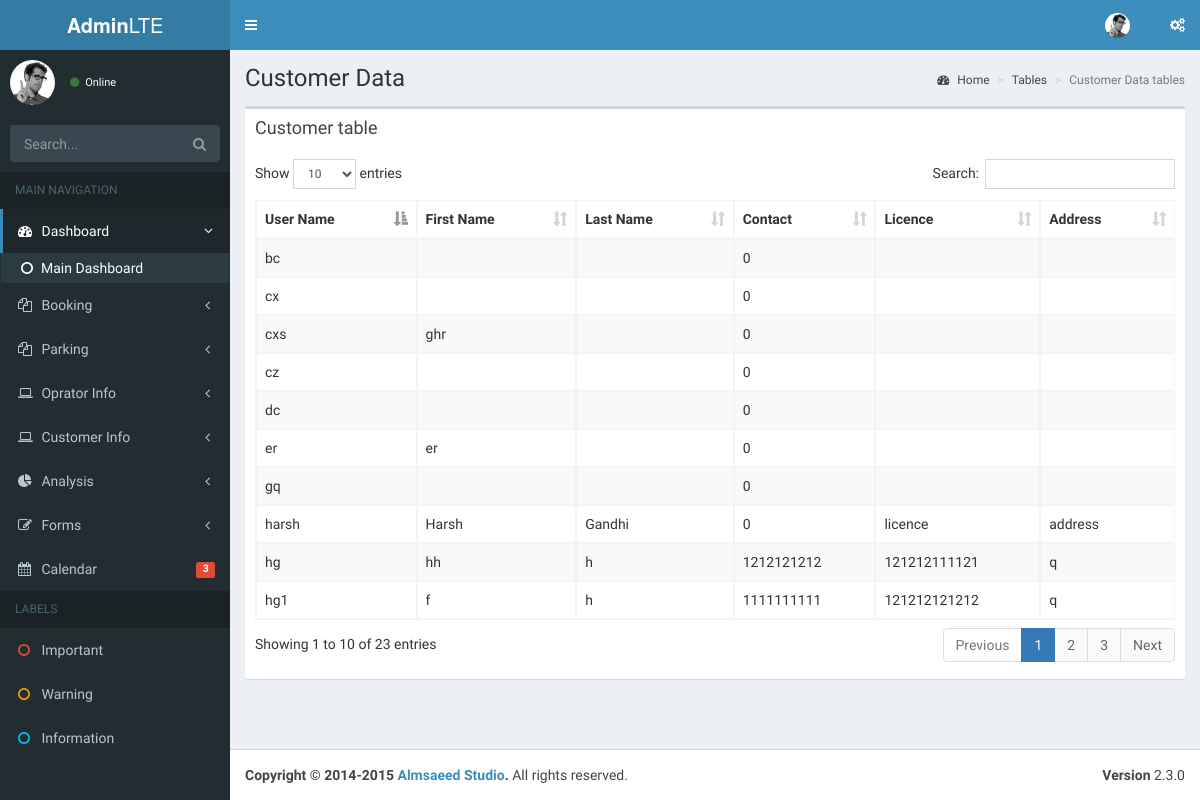
Page /park/customer.php on the committed database.
### tables this page shows
CREATE TABLE `normal_user` (
  `username` varchar(15) NOT NULL,
  `first_name` varchar(15) NOT NULL,
  `last_name` varchar(15) NOT NULL,
  `contact` int(10) NOT NULL,
  `licence_number` varchar(16) NOT NULL,
  `address` varchar(50) NOT NULL,
  `OTP` int(6) NOT NULL
);

### park/customer.php (the view, shortened to what this page needs)
<?php
   include_once("../config/config.php");
?>
<!DOCTYPE html>
<html>
  <head>
    <link rel="stylesheet" href="bootstrap/css/bootstrap.min.css">
    <link rel="stylesheet" href="https://maxcdn.bootstrapcdn.com/font-awesome/4.4.0/css/font-awesome.min.css">
    <link rel="stylesheet" href="https://code.ionicframework.com/ionicons/2.0.1/css/ionicons.min.css">
    <link rel="stylesheet" href="plugins/datatables/dataTables.bootstrap.css">
    <link rel="stylesheet" href="dist/css/AdminLTE.min.css">
    <link rel="stylesheet" href="dist/css/skins/_all-skins.min.css">
  </head>
  <body class="hold-transition skin-blue sidebar-mini">
    <div class="wrapper">
      <header class="main-header">
        <a href="../../index2.html" class="logo">
          <span class="logo-lg"><b>Admin</b>LTE</span>
        </a>
        <nav class="navbar navbar-static-top" role="navigation">
          <a href="#" class="sidebar-toggle" data-toggle="offcanvas" role="button">
          </a>
          <div class="navbar-custom-menu">
            <ul class="nav navbar-nav">
              <li class="dropdown user user-menu">
                <a href="#" class="dropdown-toggle" data-toggle="dropdown">
                  <img src="dist/img/user2-160x160.jpg" class="user-image" alt="User Image">
                </a>
              </li>
              <li>
                <a href="#" data-toggle="control-sidebar"><i class="fa fa-gears"></i></a>
              </li>
            </ul>
          </div>
        </nav>
      </header>
      <aside class="main-sidebar">
        <section class="sidebar">
          <div class="user-panel">
            <div class="pull-left image">
              <img src="dist/img/user2-160x160.jpg" class="img-circle" alt="User Image">
            </div>
            <div class="pull-left info">
              <a href="#"><i class="fa fa-circle text-success"></i> Online</a>
            </div>
          </div>
          <form action="#" method="get" class="sidebar-form">
            <div class="input-group">
              <input type="text" name="q" class="form-control" placeholder="Search...">
              <span class="input-group-btn">
                <button type="submit" name="search" id="search-btn" class="btn btn-flat"><i class="fa fa-search"></i></button>
              </span>
            </div>
          </form>
          <ul class="sidebar-menu">
            <li class="header">MAIN NAVIGATION</li>
            <li class="active treeview">
              <a href="#">
                <i class="fa fa-dashboard"></i> <span>Dashboard</span> <i class="fa fa-angle-left pull-right"></i>
              </a>
              <ul class="treeview-menu">
                <li class="active"><a href="index2.html"><i class="fa fa-circle-o"></i>Main Dashboard</a></li>
              </ul>
            </li>
            <li class="treeview">
              <a href="#">
                <i class="fa fa-files-o"></i>
                <span>Booking</span><i class="fa fa-angle-left pull-right"></i>
              </a>
            </li>
            <li class="treeview">
              <a href="#">
                <i class="fa fa-files-o"></i>
                <span>Parking</span><i class="fa fa-angle-left pull-right"></i>
              </a>
            </li>
            <li>
            <li class="treeview">
              <a href="#">
                <i class="fa fa-laptop"></i>
                <span>Oprator Info</span>
                <i class="fa fa-angle-left pull-right"></i>
              </a>
            </li>
            <li class="treeview">
              <a href="#">
                <i class="fa fa-laptop"></i>
                <span>Customer Info</span>
                <i class="fa fa-angle-left pull-right"></i>
              </a>
            </li>
            <li class="treeview">
              <a href="#">
                <i class="fa fa-pie-chart"></i>
                <span>Analysis</span>
                <i class="fa fa-angle-left pull-right"></i>
              </a>
            </li>
            <li class="treeview">
              <a href="#">
                <i class="fa fa-edit"></i> <span>Forms</span>
                <i class="fa fa-angle-left pull-right"></i>
              </a>
            </li>
            <li>
              <a href="pages/calendar.html">
                <i class="fa fa-calendar"></i> <span>Calendar</span>
                <small class="label pull-right bg-red">3</small>
              </a>
            </li>
            <li class="header">LABELS</li>
            <li><a href="#"><i class="fa fa-circle-o text-red"></i> <span>Important</span></a></li>
            <li><a href="#"><i class="fa fa-circle-o text-yellow"></i> <span>Warning</span></a></li>
            <li><a href="#"><i class="fa fa-circle-o text-aqua"></i> <span>Information</span></a></li>
          </ul>
        </section>
      </aside>
      <div class="content-wrapper">
        <section class="content-header">
          <h1>
            Customer Data
          </h1>
          <ol class="breadcrumb">
            <li><a href="#"><i class="fa fa-dashboard"></i> Home</a></li>
            <li><a href="#">Tables</a></li>
            <li class="active">Customer Data tables</li>
          </ol>
        </section>
        <section class="content">
          <div class="row">
            <div class="col-xs-12">
              <div class="box">
                <div class="box-header">
                  <h3 class="box-title">Customer table</h3>
                </div>
                <div class="box-body">
                  <table id="example1" class="table table-bordered table-striped">
                    <thead>
                      <tr>
                        <th>User Name</th>
                        <th>First Name</th>
                        <th>Last Name</th>
                        <th>Contact</th>
                        <th>Licence</th>
                        <th>Address</th>
                      </tr>
                    </thead>
                    <tbody>
                      <?php
                        $query="select * from normal_user";
                        $result=mysqli_query($con,$query);
                        while($row=mysqli_fetch_array($result)){
                        echo '
                          <tr>
                            <td>'.$row['username'].'</td>
                            <td>'.$row['first_name'].'</td>
                            <td>'.$row['last_name'].'</td>
                            <td>'.$row['contact'].'</td>
                            <td>'.$row['licence_number'].'</td>
                            <td>'.$row['address'].'</td>
                          </tr>
                        ';
                        }
                      ?>
                    </tbody>
                  </table>
                </div>
              </div>
            </div>
          </div>
        </section>
      </div>
      <footer class="main-footer">
        <div class="pull-right hidden-xs">
          <b>Version</b> 2.3.0
        </div>
        <strong>Copyright &copy; 2014-2015 <a href="http://almsaeedstudio.com">Almsaeed Studio</a>.</strong> All rights reserved.
      </footer>
    </div>
  </body>
</html>

### rows in the picture
normal_user: username "bc", contact "0"
normal_user: username "cx", contact "0"
normal_user: username "cxs", first_name "ghr", contact "0"
normal_user: username "cz", contact "0"
normal_user: username "dc", contact "0"
normal_user: username "er", first_name "er", contact "0"
normal_user: username "gq", contact "0"
normal_user: username "harsh", first_name "Harsh", last_name "Gandhi", contact "0", licence_number "licence", address "address"
normal_user: username "hg", first_name "hh", last_name "h", contact "1212121212", licence_number "121212111121", address "q"
normal_user: username "hg1", first_name "f", last_name "h", contact "1111111111", licence_number "121212121212", address "q"
